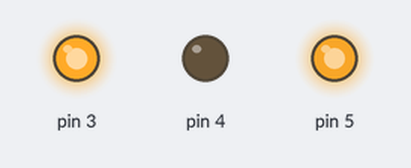
The sketch below on a simulated Arduino Uno, built with avr-gcc and run on an emulated ATmega328P. Parts: output pins drawn as LEDs (lit = HIGH).

Above: at 0.05 s.
At 5.95 s:
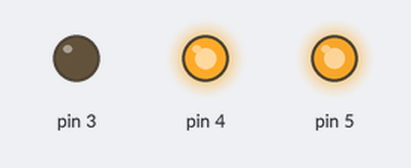
Timing chart, 0 to 6.9 s (numbered marks = the images above):
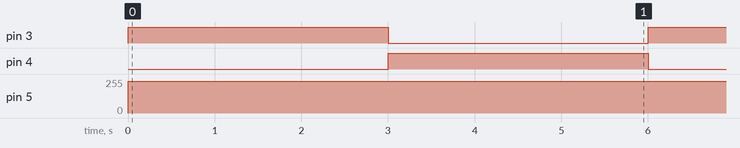

Measured:
- by itself, pin 3, pin 4: alternates HIGH for 3.0 s and LOW for 3.0 s
- by itself, pin 5: 0/255 → 240/255 at 0.00 s

The sketch:

motor.ino
```cpp
void setup() {
  // put your setup code here, to run once:
pinMode(3,OUTPUT);
pinMode(4,OUTPUT);
pinMode(5,OUTPUT);
}

void loop() {
  // put your main code here, to run repeatedly:
   Clockwise();
   delay(3000);
   anticlockwise();
   delay(3000);
}

void Clockwise(){
     digitalWrite(3,HIGH);
     digitalWrite(4,LOW);
     analogWrite(5,240);//240 is the speed value, which can be written to 0-255

}

void anticlockwise(){
     digitalWrite(3,LOW);
     digitalWrite(4,HIGH);
     analogWrite(5,240);

}
```
